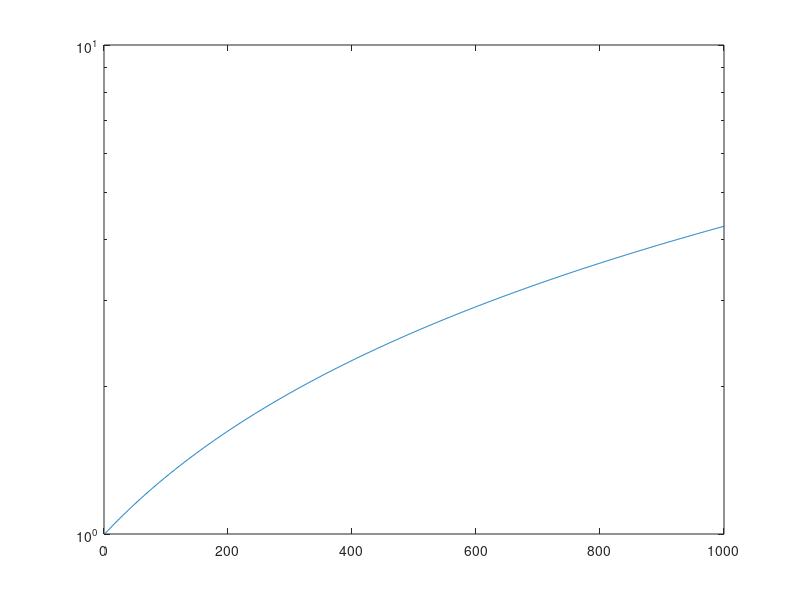

This chart was generated by the following MATLAB code:
function hitchhiking1D()
    
    WA = 1.01;
    size = 100;
    
    mat = birthdeath(size,WA,0.01);
        
    initvec=initialvec(2,size);
    E = data(1000,initvec,mat,size);
    E;
    semilogy(E)
end

function vec = initialvec(AB,size)
vec = zeros(size,1);
vec(AB) = 1;
end

function matrix = birthdeath(size, W,dt)
    matrix = sparse(size,size);
    for AB = 1:size
        if(AB~=size) %process ends if AB || Ab == size
            pcd = 0.3;
            birthrate = (AB-1)*((W-1)+pcd)*dt;
            deathrate = (AB-1)*pcd*dt;
            if(AB ~= 1)
            matrix(AB-1,AB) = deathrate;
            matrix(AB,AB)   = 1-deathrate-birthrate; 
            matrix(AB+1,AB) = birthrate; 
            else
            matrix(AB,AB) = 1;
            end
        else
        %if AB == size || Ab == size
        matrix(AB,AB) = 1;
        end                    
    end
end

function E = data(t,initvec,powermat,size)
    temppower = eye(size);
    E = zeros(t,1);
    
    for tt = 1:t
        vec = temppower*initvec;
        temp = 0;
        for AB = 2: size
            temp = temp + (AB-1)*(vec(AB)/(1-vec(1)));
        end    
        E(tt,1)=temp;
        temppower = temppower*powermat;
    end
    
end
